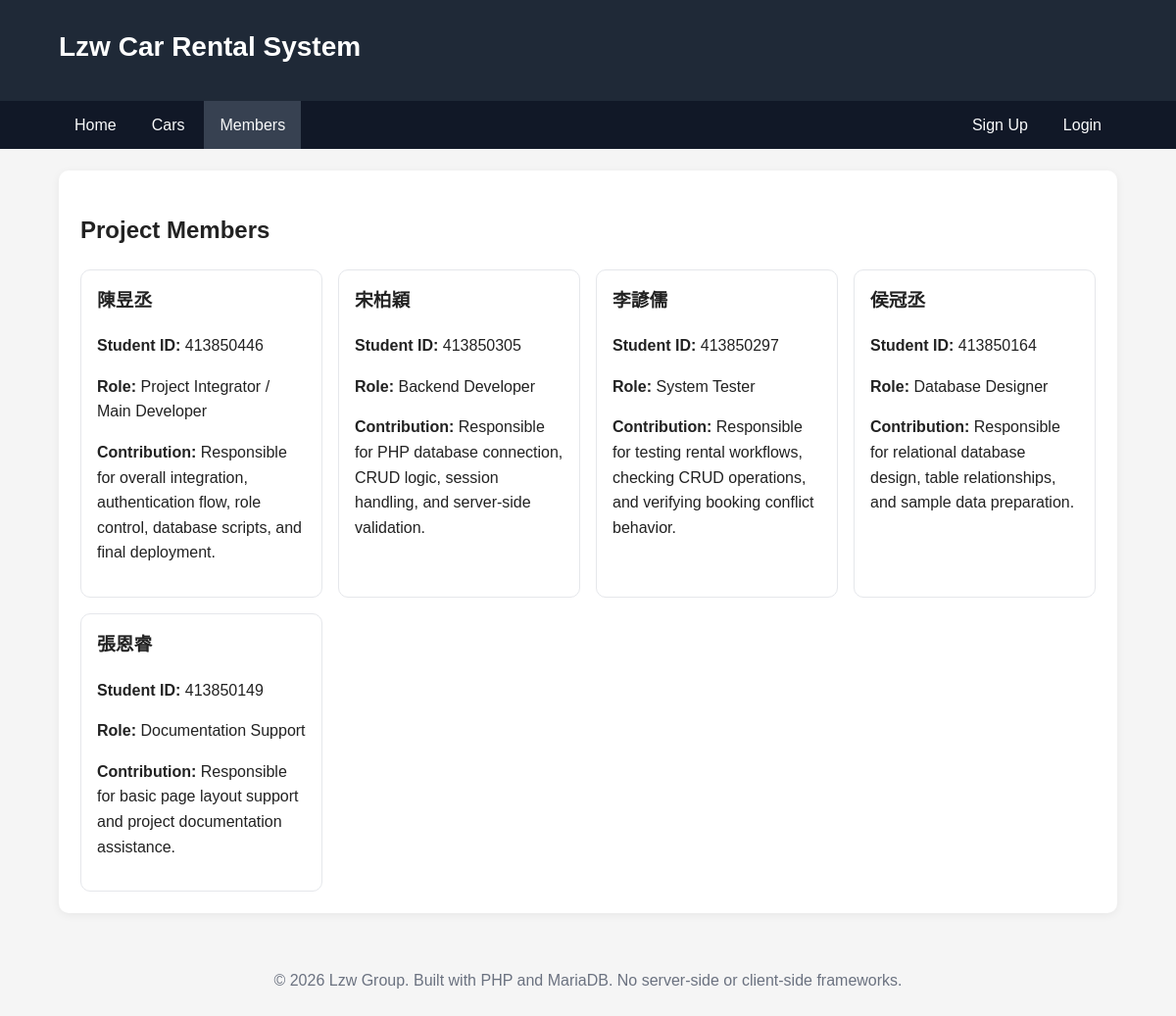
/members.php, run on the app's committed database.
### tables this page shows
CREATE TABLE members (
    member_id INT AUTO_INCREMENT PRIMARY KEY,
    student_id VARCHAR(20) NOT NULL UNIQUE,
    name VARCHAR(80) NOT NULL,
    role VARCHAR(80) NOT NULL,
    intro TEXT NOT NULL,
    photo_url VARCHAR(255) NULL
);

### src/functions.php (called while the page is built, shortened)
<?php
function e($value): string
{
    return htmlspecialchars((string)$value, ENT_QUOTES, 'UTF-8');
}
function active_nav(string $file): string
{
    return basename($_SERVER['SCRIPT_NAME']) === $file ? ' class="active"' : '';
}
function current_user(): ?array
{
    return $_SESSION['user'] ?? null;
}
function is_logged_in(): bool
{
    return current_user() !== null;
}
?>

### src/db.php (called while the page is built, shortened)
<?php
function db(): PDO
{
    static $pdo = null;
    if ($pdo === null) {
        $dsn = 'mysql:host=' . DB_HOST . ';dbname=' . DB_NAME . ';charset=utf8mb4';
        $options = [
            PDO::ATTR_ERRMODE => PDO::ERRMODE_EXCEPTION,
            PDO::ATTR_DEFAULT_FETCH_MODE => PDO::FETCH_ASSOC,
            PDO::ATTR_EMULATE_PREPARES => false,
        ];
        $pdo = new PDO($dsn, DB_USER, DB_PASS, $options);
    }
    return $pdo;
}
?>

### public/members.php (the view)
<?php
require_once __DIR__ . '/../src/db.php';
require_once __DIR__ . '/../src/header.php';
$members = db()->query("SELECT * FROM members ORDER BY FIELD(name, '陳昱丞', '宋柏穎', '李諺儒', '侯冠丞', '張恩睿'), member_id ASC")->fetchAll();
?>
<h2>Project Members</h2>
<?php if (!$members): ?>
    <p>No member records found.</p>
<?php else: ?>
    <div class="grid">
        <?php foreach ($members as $member): ?>
            <article class="card">
                <h3><?= e($member['name']) ?></h3>
                <p><strong>Student ID:</strong> <?= e($member['student_id']) ?></p>
                <p><strong>Role:</strong> <?= e($member['role']) ?></p>
                <p><strong>Contribution:</strong> <?= e($member['intro']) ?></p>
            </article>
        <?php endforeach; ?>
    </div>
<?php endif; ?>
<?php require_once __DIR__ . '/../src/footer.php'; ?>

### src/header.php (shortened to what this page needs)
<?php
require_once __DIR__ . '/functions.php';
$user = current_user();
?>
<!doctype html>
<html lang="en">
<head>
    <link rel="stylesheet" href="styles.css">
</head>
<body>
<header class="site-header">
    <div class="container header-inner">
        <h1><?= e(APP_NAME) ?></h1>
    </div>
</header>
<nav class="site-nav">
    <div class="container nav-inner">
        <a<?= active_nav('index.php') ?> href="index.php">Home</a>
        <a<?= active_nav('cars.php') ?> href="cars.php">Cars</a>
        <a<?= active_nav('members.php') ?> href="members.php">Members</a>
        <span class="nav-spacer"></span>
        <?php if (is_logged_in()): ?>
            <span class="nav-user">Hi, <?= e($user['name']) ?> (<?= e($user['role']) ?>)</span>
            <a href="logout.php">Logout</a>
        <?php else: ?>
            <a<?= active_nav('signup.php') ?> href="signup.php">Sign Up</a>
            <a<?= active_nav('login.php') ?> href="login.php">Login</a>
        <?php endif; ?>
    </div>
</nav>
<main class="container main-content">

### src/footer.php
</main>
<footer class="site-footer">
    <div class="container">
        <p>&copy; <?= date('Y') ?> Lzw Group. Built with PHP and MariaDB. No server-side or client-side frameworks.</p>
    </div>
</footer>
</body>
</html>

### public/styles.css (style rules this page uses)
* { box-sizing: border-box; }
body { margin: 0; font-family: Arial, Helvetica, sans-serif; line-height: 1.6; color: #222; background: #f5f5f5; }
.container { width: min(1080px, 94%); margin: 0 auto; }
.site-header { background: #1f2937; color: #fff; padding: 26px 0; }
.site-header h1 { margin: 0 0 6px; font-size: 28px; }
.site-nav { background: #111827; }
.nav-inner { display: flex; flex-wrap: wrap; gap: 4px; }
.site-nav a { color: #f9fafb; text-decoration: none; padding: 12px 16px; display: block; }
.site-nav a:hover, .site-nav a.active { background: #374151; }
.main-content { background: #fff; margin-top: 22px; margin-bottom: 22px; padding: 22px; border-radius: 10px; box-shadow: 0 2px 10px rgba(0, 0, 0, 0.06); }
.site-footer { color: #6b7280; padding: 18px 0 28px; text-align: center; }
.grid { display: grid; grid-template-columns: repeat(auto-fit, minmax(240px, 1fr)); gap: 16px; }
.card { border: 1px solid #e5e7eb; border-radius: 10px; padding: 16px; background: #fff; }
.card h3 { margin-top: 0; }
.nav-spacer { flex: 1; }

### data on the page
members: name "陳昱丞", student "413850446", role "Project Integrator / Main Developer", intro "Responsible for overall integration, authentication flow, role control, database scripts, and final deployment."
members: name "宋柏穎", student "413850305", role "Backend Developer", intro "Responsible for PHP database connection, CRUD logic, session handling, and server-side validation."
members: name "李諺儒", student "413850297", role "System Tester", intro "Responsible for testing rental workflows, checking CRUD operations, and verifying booking conflict behavior."
members: name "侯冠丞", student "413850164", role "Database Designer", intro "Responsible for relational database design, table relationships, and sample data preparation."
members: name "張恩睿", student "413850149", role "Documentation Support", intro "Responsible for basic page layout support and project documentation assistance."

### other printed values
APP_NAME "Lzw Car Rental System"
